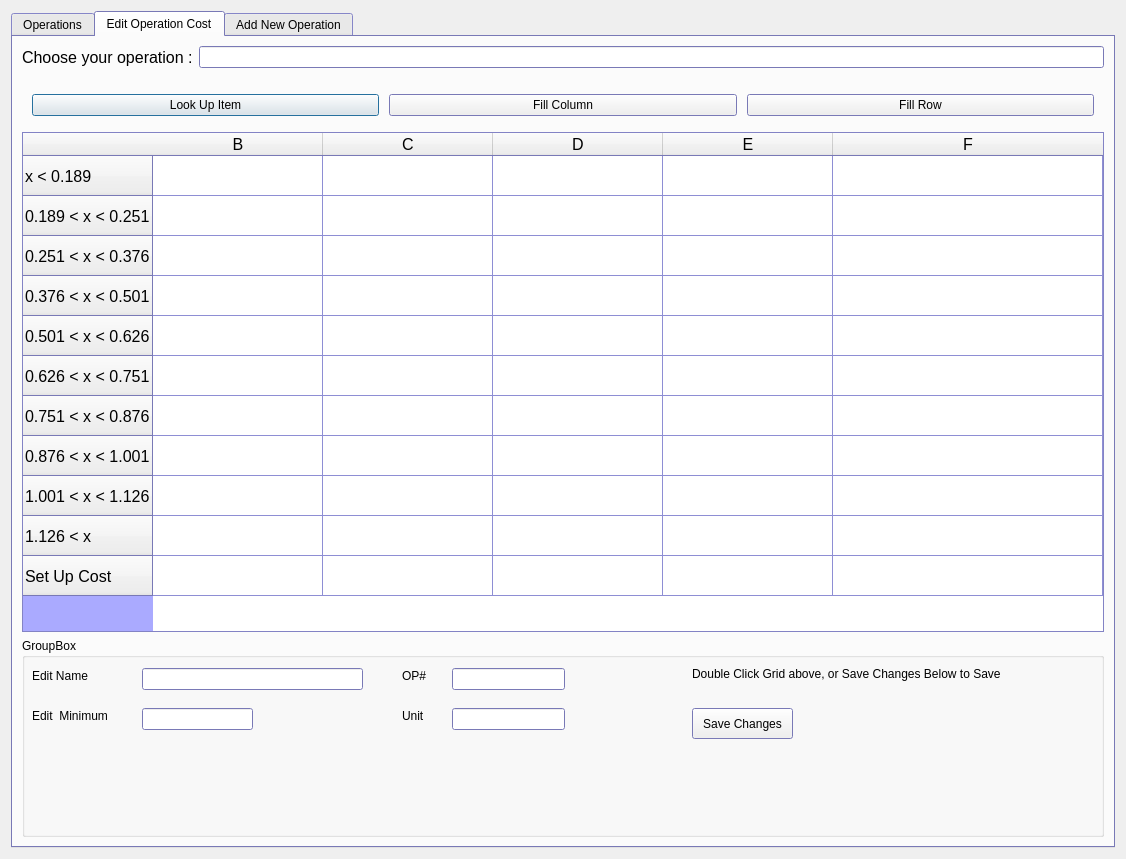
<?xml version="1.0" encoding="UTF-8"?>
<ui version="4.0">
 <class>OpManagement</class>
 <widget class="QDialog" name="OpManagement">
  <property name="geometry">
   <rect>
    <x>0</x>
    <y>0</y>
    <width>1126</width>
    <height>859</height>
   </rect>
  </property>
  <property name="sizePolicy">
   <sizepolicy hsizetype="Expanding" vsizetype="Expanding">
    <horstretch>0</horstretch>
    <verstretch>0</verstretch>
   </sizepolicy>
  </property>
  <property name="windowTitle">
   <string>Operation Management</string>
  </property>
  <property name="windowIcon">
   <iconset>
    <normaloff>Script/icon.jpg</normaloff>Script/icon.jpg</iconset>
  </property>
  <layout class="QGridLayout" name="gridLayout">
   <item row="0" column="0">
    <widget class="QTabWidget" name="tabWidget">
     <property name="minimumSize">
      <size>
       <width>1101</width>
       <height>800</height>
      </size>
     </property>
     <property name="palette">
      <palette>
       <active>
        <colorrole role="Base">
         <brush brushstyle="SolidPattern">
          <color alpha="255">
           <red>255</red>
           <green>255</green>
           <blue>255</blue>
          </color>
         </brush>
        </colorrole>
        <colorrole role="Window">
         <brush brushstyle="SolidPattern">
          <color alpha="255">
           <red>170</red>
           <green>170</green>
           <blue>255</blue>
          </color>
         </brush>
        </colorrole>
       </active>
       <inactive>
        <colorrole role="Base">
         <brush brushstyle="SolidPattern">
          <color alpha="255">
           <red>255</red>
           <green>255</green>
           <blue>255</blue>
          </color>
         </brush>
        </colorrole>
        <colorrole role="Window">
         <brush brushstyle="SolidPattern">
          <color alpha="255">
           <red>170</red>
           <green>170</green>
           <blue>255</blue>
          </color>
         </brush>
        </colorrole>
       </inactive>
       <disabled>
        <colorrole role="Base">
         <brush brushstyle="SolidPattern">
          <color alpha="255">
           <red>170</red>
           <green>170</green>
           <blue>255</blue>
          </color>
         </brush>
        </colorrole>
        <colorrole role="Window">
         <brush brushstyle="SolidPattern">
          <color alpha="255">
           <red>170</red>
           <green>170</green>
           <blue>255</blue>
          </color>
         </brush>
        </colorrole>
       </disabled>
      </palette>
     </property>
     <property name="currentIndex">
      <number>1</number>
     </property>
     <widget class="QWidget" name="tab">
      <attribute name="title">
       <string>Operations</string>
      </attribute>
      <layout class="QGridLayout" name="gridLayout_2">
       <item row="0" column="0">
        <widget class="QTableWidget" name="TableOperation">
         <property name="minimumSize">
          <size>
           <width>1069</width>
           <height>761</height>
          </size>
         </property>
         <property name="maximumSize">
          <size>
           <width>1069</width>
           <height>761</height>
          </size>
         </property>
         <property name="font">
          <font>
           <pointsize>12</pointsize>
          </font>
         </property>
         <property name="lineWidth">
          <number>1</number>
         </property>
         <property name="autoScrollMargin">
          <number>16</number>
         </property>
         <attribute name="horizontalHeaderCascadingSectionResizes">
          <bool>true</bool>
         </attribute>
         <attribute name="horizontalHeaderDefaultSectionSize">
          <number>370</number>
         </attribute>
         <attribute name="horizontalHeaderStretchLastSection">
          <bool>true</bool>
         </attribute>
         <attribute name="verticalHeaderShowSortIndicator" stdset="0">
          <bool>true</bool>
         </attribute>
         <column>
          <property name="text">
           <string>Number</string>
          </property>
         </column>
         <column>
          <property name="text">
           <string>Operation Name</string>
          </property>
         </column>
         <column>
          <property name="text">
           <string>Minimum</string>
          </property>
         </column>
        </widget>
       </item>
      </layout>
     </widget>
     <widget class="QWidget" name="tab_2">
      <attribute name="title">
       <string>Edit Operation Cost</string>
      </attribute>
      <layout class="QGridLayout" name="gridLayout_3">
       <item row="1" column="2">
        <widget class="QLineEdit" name="LE_ChooseOP">
         <property name="toolTip">
          <string>Hit ENTER or Look Up Item</string>
         </property>
        </widget>
       </item>
       <item row="5" column="1" colspan="2">
        <widget class="QTableWidget" name="TableEditOp">
         <property name="sizePolicy">
          <sizepolicy hsizetype="Expanding" vsizetype="Minimum">
           <horstretch>0</horstretch>
           <verstretch>0</verstretch>
          </sizepolicy>
         </property>
         <property name="minimumSize">
          <size>
           <width>1000</width>
           <height>500</height>
          </size>
         </property>
         <property name="maximumSize">
          <size>
           <width>1100</width>
           <height>712</height>
          </size>
         </property>
         <property name="font">
          <font>
           <pointsize>12</pointsize>
          </font>
         </property>
         <property name="dragEnabled">
          <bool>true</bool>
         </property>
         <property name="showGrid">
          <bool>true</bool>
         </property>
         <property name="wordWrap">
          <bool>true</bool>
         </property>
         <attribute name="horizontalHeaderCascadingSectionResizes">
          <bool>true</bool>
         </attribute>
         <attribute name="horizontalHeaderDefaultSectionSize">
          <number>170</number>
         </attribute>
         <attribute name="horizontalHeaderStretchLastSection">
          <bool>true</bool>
         </attribute>
         <attribute name="verticalHeaderCascadingSectionResizes">
          <bool>true</bool>
         </attribute>
         <attribute name="verticalHeaderMinimumSectionSize">
          <number>30</number>
         </attribute>
         <attribute name="verticalHeaderDefaultSectionSize">
          <number>40</number>
         </attribute>
         <attribute name="verticalHeaderShowSortIndicator" stdset="0">
          <bool>false</bool>
         </attribute>
         <attribute name="verticalHeaderStretchLastSection">
          <bool>false</bool>
         </attribute>
         <row>
          <property name="text">
           <string>x &lt; 0.189</string>
          </property>
         </row>
         <row>
          <property name="text">
           <string>0.189 &lt; x &lt; 0.251</string>
          </property>
         </row>
         <row>
          <property name="text">
           <string>0.251 &lt; x &lt; 0.376</string>
          </property>
         </row>
         <row>
          <property name="text">
           <string>0.376 &lt; x &lt; 0.501</string>
          </property>
         </row>
         <row>
          <property name="text">
           <string>0.501 &lt; x &lt; 0.626</string>
          </property>
         </row>
         <row>
          <property name="text">
           <string>0.626 &lt; x &lt; 0.751</string>
          </property>
         </row>
         <row>
          <property name="text">
           <string>0.751 &lt; x &lt; 0.876</string>
          </property>
         </row>
         <row>
          <property name="text">
           <string>0.876 &lt; x &lt; 1.001</string>
          </property>
         </row>
         <row>
          <property name="text">
           <string>1.001 &lt; x &lt; 1.126</string>
          </property>
         </row>
         <row>
          <property name="text">
           <string>1.126 &lt; x</string>
          </property>
         </row>
         <row>
          <property name="text">
           <string>Set Up Cost</string>
          </property>
         </row>
         <column>
          <property name="text">
           <string>B</string>
          </property>
         </column>
         <column>
          <property name="text">
           <string>C</string>
          </property>
         </column>
         <column>
          <property name="text">
           <string>D</string>
          </property>
         </column>
         <column>
          <property name="text">
           <string>E</string>
          </property>
         </column>
         <column>
          <property name="text">
           <string>F</string>
          </property>
         </column>
        </widget>
       </item>
       <item row="4" column="1" colspan="2">
        <layout class="QHBoxLayout" name="horizontalLayout">
         <property name="spacing">
          <number>10</number>
         </property>
         <property name="leftMargin">
          <number>10</number>
         </property>
         <property name="topMargin">
          <number>20</number>
         </property>
         <property name="rightMargin">
          <number>10</number>
         </property>
         <property name="bottomMargin">
          <number>10</number>
         </property>
         <item>
          <widget class="QPushButton" name="LookUpEditOp">
           <property name="toolTip">
            <string>Look up item, or press Enter in the Choos Your Operation box above.</string>
           </property>
           <property name="whatsThis">
            <string/>
           </property>
           <property name="text">
            <string>Look Up Item</string>
           </property>
          </widget>
         </item>
         <item>
          <widget class="QPushButton" name="FillColumn">
           <property name="toolTip">
            <string>Fill remainder of column based on the value in the cell currently selected.</string>
           </property>
           <property name="whatsThis">
            <string/>
           </property>
           <property name="text">
            <string>Fill Column</string>
           </property>
          </widget>
         </item>
         <item>
          <widget class="QPushButton" name="FillRow">
           <property name="toolTip">
            <string>Fill remainder of row with the value of the cell that is currently selected.</string>
           </property>
           <property name="whatsThis">
            <string/>
           </property>
           <property name="text">
            <string>Fill Row</string>
           </property>
          </widget>
         </item>
        </layout>
       </item>
       <item row="1" column="1">
        <widget class="QLabel" name="label">
         <property name="maximumSize">
          <size>
           <width>400</width>
           <height>16777215</height>
          </size>
         </property>
         <property name="font">
          <font>
           <pointsize>12</pointsize>
          </font>
         </property>
         <property name="text">
          <string>Choose your operation :</string>
         </property>
        </widget>
       </item>
       <item row="6" column="1" colspan="2">
        <widget class="QGroupBox" name="groupBox">
         <property name="title">
          <string>GroupBox</string>
         </property>
         <widget class="QLabel" name="EditNameLabel">
          <property name="geometry">
           <rect>
            <x>10</x>
            <y>30</y>
            <width>91</width>
            <height>16</height>
           </rect>
          </property>
          <property name="text">
           <string>Edit Name</string>
          </property>
         </widget>
         <widget class="QLineEdit" name="EditName">
          <property name="geometry">
           <rect>
            <x>120</x>
            <y>30</y>
            <width>221</width>
            <height>22</height>
           </rect>
          </property>
         </widget>
         <widget class="QLabel" name="EditMinimumLabel">
          <property name="geometry">
           <rect>
            <x>10</x>
            <y>70</y>
            <width>101</width>
            <height>16</height>
           </rect>
          </property>
          <property name="text">
           <string>Edit  Minimum</string>
          </property>
         </widget>
         <widget class="QLineEdit" name="EditMin">
          <property name="geometry">
           <rect>
            <x>120</x>
            <y>70</y>
            <width>111</width>
            <height>22</height>
           </rect>
          </property>
         </widget>
         <widget class="QPushButton" name="saveEdit">
          <property name="geometry">
           <rect>
            <x>670</x>
            <y>70</y>
            <width>101</width>
            <height>31</height>
           </rect>
          </property>
          <property name="text">
           <string>Save Changes</string>
          </property>
         </widget>
         <widget class="QLabel" name="EditOpLabel">
          <property name="geometry">
           <rect>
            <x>380</x>
            <y>30</y>
            <width>55</width>
            <height>16</height>
           </rect>
          </property>
          <property name="text">
           <string>OP#</string>
          </property>
         </widget>
         <widget class="QLabel" name="EditUnitLabel">
          <property name="geometry">
           <rect>
            <x>380</x>
            <y>70</y>
            <width>55</width>
            <height>16</height>
           </rect>
          </property>
          <property name="text">
           <string>Unit</string>
          </property>
         </widget>
         <widget class="QLabel" name="label_6">
          <property name="geometry">
           <rect>
            <x>670</x>
            <y>20</y>
            <width>391</width>
            <height>31</height>
           </rect>
          </property>
          <property name="text">
           <string>Double Click Grid above, or Save Changes Below to Save</string>
          </property>
         </widget>
         <widget class="QLineEdit" name="EditOp">
          <property name="geometry">
           <rect>
            <x>430</x>
            <y>30</y>
            <width>113</width>
            <height>22</height>
           </rect>
          </property>
          <property name="toolTip">
           <string>&lt;html&gt;&lt;head/&gt;&lt;body&gt;&lt;p&gt;&lt;br/&gt;&lt;/p&gt;&lt;/body&gt;&lt;/html&gt;</string>
          </property>
          <property name="readOnly">
           <bool>true</bool>
          </property>
         </widget>
         <widget class="QLineEdit" name="EditUnit">
          <property name="geometry">
           <rect>
            <x>430</x>
            <y>70</y>
            <width>113</width>
            <height>22</height>
           </rect>
          </property>
          <property name="toolTip">
           <string>pc or lb</string>
          </property>
         </widget>
        </widget>
       </item>
      </layout>
     </widget>
     <widget class="QWidget" name="tab_3">
      <attribute name="title">
       <string>Add New Operation</string>
      </attribute>
      <layout class="QGridLayout" name="gridLayout_4">
       <item row="0" column="0">
        <widget class="QLabel" name="label_2">
         <property name="minimumSize">
          <size>
           <width>111</width>
           <height>31</height>
          </size>
         </property>
         <property name="maximumSize">
          <size>
           <width>111</width>
           <height>31</height>
          </size>
         </property>
         <property name="font">
          <font>
           <pointsize>12</pointsize>
          </font>
         </property>
         <property name="text">
          <string>Number :</string>
         </property>
        </widget>
       </item>
       <item row="0" column="1">
        <widget class="QLineEdit" name="LE_OpNumber">
         <property name="minimumSize">
          <size>
           <width>250</width>
           <height>41</height>
          </size>
         </property>
         <property name="maximumSize">
          <size>
           <width>250</width>
           <height>41</height>
          </size>
         </property>
         <property name="font">
          <font>
           <pointsize>12</pointsize>
          </font>
         </property>
        </widget>
       </item>
       <item row="0" column="2">
        <widget class="QLabel" name="label_4">
         <property name="minimumSize">
          <size>
           <width>121</width>
           <height>31</height>
          </size>
         </property>
         <property name="maximumSize">
          <size>
           <width>121</width>
           <height>31</height>
          </size>
         </property>
         <property name="font">
          <font>
           <pointsize>12</pointsize>
          </font>
         </property>
         <property name="text">
          <string>Minimum :</string>
         </property>
        </widget>
       </item>
       <item row="0" column="3">
        <widget class="QLineEdit" name="LE_OpMin">
         <property name="minimumSize">
          <size>
           <width>121</width>
           <height>41</height>
          </size>
         </property>
         <property name="maximumSize">
          <size>
           <width>121</width>
           <height>41</height>
          </size>
         </property>
         <property name="font">
          <font>
           <pointsize>12</pointsize>
          </font>
         </property>
        </widget>
       </item>
       <item row="1" column="0">
        <widget class="QLabel" name="label_3">
         <property name="minimumSize">
          <size>
           <width>101</width>
           <height>31</height>
          </size>
         </property>
         <property name="maximumSize">
          <size>
           <width>101</width>
           <height>31</height>
          </size>
         </property>
         <property name="font">
          <font>
           <pointsize>12</pointsize>
          </font>
         </property>
         <property name="text">
          <string>Name :</string>
         </property>
        </widget>
       </item>
       <item row="1" column="1">
        <widget class="QLineEdit" name="LE_OpName">
         <property name="minimumSize">
          <size>
           <width>250</width>
           <height>41</height>
          </size>
         </property>
         <property name="maximumSize">
          <size>
           <width>250</width>
           <height>41</height>
          </size>
         </property>
         <property name="font">
          <font>
           <pointsize>12</pointsize>
          </font>
         </property>
        </widget>
       </item>
       <item row="1" column="2">
        <widget class="QLabel" name="label_5">
         <property name="minimumSize">
          <size>
           <width>61</width>
           <height>31</height>
          </size>
         </property>
         <property name="maximumSize">
          <size>
           <width>61</width>
           <height>31</height>
          </size>
         </property>
         <property name="font">
          <font>
           <pointsize>12</pointsize>
          </font>
         </property>
         <property name="text">
          <string>Unit :</string>
         </property>
        </widget>
       </item>
       <item row="2" column="0" colspan="5">
        <widget class="QTableWidget" name="TableNewOp">
         <property name="minimumSize">
          <size>
           <width>1071</width>
           <height>541</height>
          </size>
         </property>
         <property name="maximumSize">
          <size>
           <width>1071</width>
           <height>541</height>
          </size>
         </property>
         <property name="font">
          <font>
           <pointsize>12</pointsize>
          </font>
         </property>
         <property name="alternatingRowColors">
          <bool>true</bool>
         </property>
         <property name="gridStyle">
          <enum>Qt::CustomDashLine</enum>
         </property>
         <attribute name="horizontalHeaderStretchLastSection">
          <bool>true</bool>
         </attribute>
         <attribute name="verticalHeaderStretchLastSection">
          <bool>true</bool>
         </attribute>
         <row>
          <property name="text">
           <string>x &lt; 0.189</string>
          </property>
         </row>
         <row>
          <property name="text">
           <string>0.189 &lt; x &lt; 0.251</string>
          </property>
         </row>
         <row>
          <property name="text">
           <string>0.251 &lt; x &lt; 0.376</string>
          </property>
         </row>
         <row>
          <property name="text">
           <string>0.376 &lt; x &lt; 0.501</string>
          </property>
         </row>
         <row>
          <property name="text">
           <string>0.501 &lt; x &lt; 0.626</string>
          </property>
         </row>
         <row>
          <property name="text">
           <string>0.626 &lt; x &lt; 0.751</string>
          </property>
         </row>
         <row>
          <property name="text">
           <string>0.751 &lt; x &lt; 0.876</string>
          </property>
         </row>
         <row>
          <property name="text">
           <string>0.876 &lt; x &lt; 1.001</string>
          </property>
         </row>
         <row>
          <property name="text">
           <string>1.001 &lt; x &lt; 1.126</string>
          </property>
         </row>
         <row>
          <property name="text">
           <string>1.126 &lt; x</string>
          </property>
         </row>
         <row>
          <property name="text">
           <string>Set Up Cost</string>
          </property>
         </row>
         <column>
          <property name="text">
           <string>B</string>
          </property>
         </column>
         <column>
          <property name="text">
           <string>C</string>
          </property>
         </column>
         <column>
          <property name="text">
           <string>D</string>
          </property>
         </column>
         <column>
          <property name="text">
           <string>E</string>
          </property>
         </column>
         <column>
          <property name="text">
           <string>F</string>
          </property>
         </column>
         <column>
          <property name="text">
           <string>Unit</string>
          </property>
         </column>
        </widget>
       </item>
       <item row="3" column="4">
        <widget class="QPushButton" name="PB_ValidateNewOp">
         <property name="minimumSize">
          <size>
           <width>141</width>
           <height>41</height>
          </size>
         </property>
         <property name="maximumSize">
          <size>
           <width>141</width>
           <height>41</height>
          </size>
         </property>
         <property name="font">
          <font>
           <pointsize>12</pointsize>
          </font>
         </property>
         <property name="styleSheet">
          <string notr="true"/>
         </property>
         <property name="text">
          <string>Create</string>
         </property>
        </widget>
       </item>
       <item row="1" column="3">
        <widget class="QComboBox" name="LE_UnitOp"/>
       </item>
      </layout>
     </widget>
    </widget>
   </item>
  </layout>
 </widget>
 <resources/>
 <connections/>
</ui>
